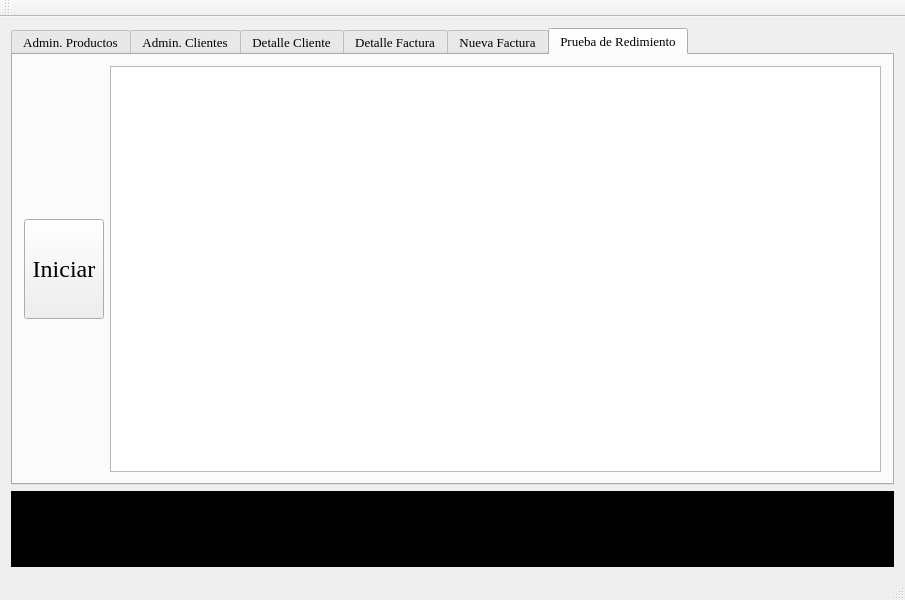
<?xml version="1.0" encoding="UTF-8"?>
<ui version="4.0">
 <class>Principal</class>
 <widget class="QMainWindow" name="Principal">
  <property name="geometry">
   <rect>
    <x>0</x>
    <y>0</y>
    <width>905</width>
    <height>600</height>
   </rect>
  </property>
  <property name="windowTitle">
   <string>Principal</string>
  </property>
  <widget class="QWidget" name="centralWidget">
   <layout class="QVBoxLayout" name="verticalLayout">
    <item>
     <widget class="QTabWidget" name="tab_main">
      <property name="font">
       <font>
        <family>Times New Roman</family>
        <pointsize>10</pointsize>
       </font>
      </property>
      <property name="currentIndex">
       <number>5</number>
      </property>
      <property name="movable">
       <bool>true</bool>
      </property>
      <widget class="QWidget" name="tab">
       <attribute name="title">
        <string>Admin. Productos</string>
       </attribute>
       <layout class="QGridLayout" name="grid_productos">
        <item row="0" column="1">
         <layout class="QFormLayout" name="layout_form_productos">
          <item row="0" column="0" colspan="2">
           <widget class="QLabel" name="label">
            <property name="font">
             <font>
              <family>Times New Roman</family>
              <pointsize>28</pointsize>
              <weight>75</weight>
              <bold>true</bold>
             </font>
            </property>
            <property name="frameShape">
             <enum>QFrame::Panel</enum>
            </property>
            <property name="frameShadow">
             <enum>QFrame::Raised</enum>
            </property>
            <property name="text">
             <string>Modulo Productos</string>
            </property>
            <property name="alignment">
             <set>Qt::AlignCenter</set>
            </property>
           </widget>
          </item>
          <item row="1" column="0" colspan="2">
           <widget class="Line" name="line_3">
            <property name="orientation">
             <enum>Qt::Horizontal</enum>
            </property>
           </widget>
          </item>
          <item row="2" column="0">
           <widget class="QLabel" name="label_2">
            <property name="font">
             <font>
              <family>Times New Roman</family>
              <pointsize>12</pointsize>
              <weight>75</weight>
              <bold>true</bold>
             </font>
            </property>
            <property name="text">
             <string>Nombre</string>
            </property>
           </widget>
          </item>
          <item row="2" column="1">
           <widget class="QLineEdit" name="line_nombre_producto"/>
          </item>
          <item row="3" column="0">
           <widget class="QLabel" name="label_3">
            <property name="font">
             <font>
              <family>Times New Roman</family>
              <pointsize>12</pointsize>
              <weight>75</weight>
              <bold>true</bold>
             </font>
            </property>
            <property name="text">
             <string>Precio</string>
            </property>
           </widget>
          </item>
          <item row="3" column="1">
           <widget class="QLineEdit" name="line_precio_producto"/>
          </item>
          <item row="4" column="0">
           <widget class="QLabel" name="label_4">
            <property name="font">
             <font>
              <family>Times New Roman</family>
              <pointsize>12</pointsize>
              <weight>75</weight>
              <bold>true</bold>
             </font>
            </property>
            <property name="text">
             <string>Descripcion</string>
            </property>
           </widget>
          </item>
          <item row="4" column="1">
           <widget class="QPlainTextEdit" name="plain_descripcion_producto"/>
          </item>
          <item row="5" column="0">
           <widget class="QLabel" name="label_5">
            <property name="font">
             <font>
              <family>Times New Roman</family>
              <pointsize>12</pointsize>
              <weight>75</weight>
              <bold>true</bold>
             </font>
            </property>
            <property name="text">
             <string>Codigo</string>
            </property>
           </widget>
          </item>
          <item row="5" column="1">
           <widget class="QLineEdit" name="line_codigo_producto"/>
          </item>
          <item row="6" column="0" colspan="2">
           <widget class="Line" name="line">
            <property name="orientation">
             <enum>Qt::Horizontal</enum>
            </property>
           </widget>
          </item>
          <item row="7" column="0">
           <widget class="QPushButton" name="boton_insertar">
            <property name="font">
             <font>
              <family>Times New Roman</family>
              <pointsize>10</pointsize>
              <weight>75</weight>
              <bold>true</bold>
             </font>
            </property>
            <property name="text">
             <string>Insertar</string>
            </property>
           </widget>
          </item>
          <item row="8" column="0">
           <widget class="QPushButton" name="boton_modificar">
            <property name="font">
             <font>
              <family>Times New Roman</family>
              <pointsize>10</pointsize>
              <weight>75</weight>
              <bold>true</bold>
             </font>
            </property>
            <property name="text">
             <string>Modificar</string>
            </property>
           </widget>
          </item>
          <item row="9" column="0">
           <widget class="QPushButton" name="boton_eliminar">
            <property name="font">
             <font>
              <family>Times New Roman</family>
              <pointsize>10</pointsize>
              <weight>75</weight>
              <bold>true</bold>
             </font>
            </property>
            <property name="text">
             <string>Eliminar</string>
            </property>
           </widget>
          </item>
          <item row="10" column="0">
           <widget class="QPushButton" name="boton_buscar">
            <property name="font">
             <font>
              <family>Times New Roman</family>
              <pointsize>10</pointsize>
              <weight>75</weight>
              <bold>true</bold>
             </font>
            </property>
            <property name="text">
             <string>Filtrar</string>
            </property>
           </widget>
          </item>
          <item row="10" column="1">
           <widget class="QLineEdit" name="line_buscar_producto"/>
          </item>
          <item row="11" column="0">
           <widget class="QPushButton" name="boton_cargar">
            <property name="font">
             <font>
              <family>Times New Roman</family>
              <pointsize>10</pointsize>
              <weight>75</weight>
              <bold>true</bold>
             </font>
            </property>
            <property name="text">
             <string>Cargar</string>
            </property>
           </widget>
          </item>
          <item row="11" column="1">
           <widget class="QLineEdit" name="line_carga_producto"/>
          </item>
          <item row="12" column="0" colspan="2">
           <widget class="QPushButton" name="boton_reporte">
            <property name="font">
             <font>
              <family>Times New Roman</family>
              <pointsize>10</pointsize>
              <weight>75</weight>
              <bold>true</bold>
             </font>
            </property>
            <property name="text">
             <string>Generar Reporte</string>
            </property>
           </widget>
          </item>
         </layout>
        </item>
        <item row="0" column="0">
         <widget class="QTableWidget" name="list_productos">
          <property name="sizePolicy">
           <sizepolicy hsizetype="Minimum" vsizetype="Expanding">
            <horstretch>0</horstretch>
            <verstretch>0</verstretch>
           </sizepolicy>
          </property>
          <property name="minimumSize">
           <size>
            <width>400</width>
            <height>0</height>
           </size>
          </property>
          <property name="maximumSize">
           <size>
            <width>16777215</width>
            <height>16777215</height>
           </size>
          </property>
          <property name="alternatingRowColors">
           <bool>true</bool>
          </property>
         </widget>
        </item>
       </layout>
      </widget>
      <widget class="QWidget" name="tab_2">
       <attribute name="title">
        <string>Admin. Clientes</string>
       </attribute>
       <layout class="QGridLayout" name="gridLayout">
        <item row="0" column="1">
         <layout class="QFormLayout" name="layout_form_clientes">
          <property name="sizeConstraint">
           <enum>QLayout::SetDefaultConstraint</enum>
          </property>
          <item row="0" column="0" colspan="2">
           <widget class="QLabel" name="label_6">
            <property name="sizePolicy">
             <sizepolicy hsizetype="Maximum" vsizetype="Preferred">
              <horstretch>0</horstretch>
              <verstretch>0</verstretch>
             </sizepolicy>
            </property>
            <property name="font">
             <font>
              <family>Times New Roman</family>
              <pointsize>28</pointsize>
             </font>
            </property>
            <property name="text">
             <string>Modulo Clientes</string>
            </property>
            <property name="alignment">
             <set>Qt::AlignCenter</set>
            </property>
           </widget>
          </item>
          <item row="2" column="1">
           <widget class="QLineEdit" name="line_nombre_cliente">
            <property name="sizePolicy">
             <sizepolicy hsizetype="Minimum" vsizetype="Fixed">
              <horstretch>0</horstretch>
              <verstretch>0</verstretch>
             </sizepolicy>
            </property>
           </widget>
          </item>
          <item row="1" column="0">
           <widget class="QLabel" name="label_8">
            <property name="sizePolicy">
             <sizepolicy hsizetype="Maximum" vsizetype="Preferred">
              <horstretch>0</horstretch>
              <verstretch>0</verstretch>
             </sizepolicy>
            </property>
            <property name="font">
             <font>
              <pointsize>12</pointsize>
              <weight>75</weight>
              <bold>true</bold>
             </font>
            </property>
            <property name="text">
             <string>NIT</string>
            </property>
           </widget>
          </item>
          <item row="1" column="1">
           <widget class="QLineEdit" name="line_nit_cliente">
            <property name="sizePolicy">
             <sizepolicy hsizetype="Minimum" vsizetype="Fixed">
              <horstretch>0</horstretch>
              <verstretch>0</verstretch>
             </sizepolicy>
            </property>
           </widget>
          </item>
          <item row="2" column="0">
           <widget class="QLabel" name="label_7">
            <property name="sizePolicy">
             <sizepolicy hsizetype="Maximum" vsizetype="Preferred">
              <horstretch>0</horstretch>
              <verstretch>0</verstretch>
             </sizepolicy>
            </property>
            <property name="font">
             <font>
              <pointsize>12</pointsize>
              <weight>75</weight>
              <bold>true</bold>
             </font>
            </property>
            <property name="text">
             <string>Nombre</string>
            </property>
           </widget>
          </item>
          <item row="3" column="0" colspan="2">
           <widget class="QPushButton" name="boton_insertar_cliente">
            <property name="text">
             <string>Insertar</string>
            </property>
           </widget>
          </item>
          <item row="4" column="0" colspan="2">
           <widget class="QPushButton" name="boton_modificar_cliente">
            <property name="text">
             <string>Modificar</string>
            </property>
           </widget>
          </item>
          <item row="5" column="0" colspan="2">
           <widget class="QPushButton" name="boton_eliminar_cliente">
            <property name="text">
             <string>Eliminar</string>
            </property>
           </widget>
          </item>
          <item row="6" column="0">
           <widget class="QPushButton" name="boton_cargar_clientes">
            <property name="text">
             <string>Cargar</string>
            </property>
           </widget>
          </item>
          <item row="6" column="1">
           <widget class="QLineEdit" name="line_carga_cliente">
            <property name="sizePolicy">
             <sizepolicy hsizetype="Minimum" vsizetype="Fixed">
              <horstretch>0</horstretch>
              <verstretch>0</verstretch>
             </sizepolicy>
            </property>
           </widget>
          </item>
          <item row="7" column="0" colspan="2">
           <widget class="QPushButton" name="boton_reporte_cliente">
            <property name="text">
             <string>Generar Reporte</string>
            </property>
           </widget>
          </item>
         </layout>
        </item>
        <item row="0" column="0">
         <widget class="QTableWidget" name="tabla_admin_clientes">
          <property name="sizePolicy">
           <sizepolicy hsizetype="MinimumExpanding" vsizetype="Expanding">
            <horstretch>0</horstretch>
            <verstretch>0</verstretch>
           </sizepolicy>
          </property>
          <property name="minimumSize">
           <size>
            <width>0</width>
            <height>0</height>
           </size>
          </property>
          <property name="maximumSize">
           <size>
            <width>1200</width>
            <height>16777215</height>
           </size>
          </property>
          <property name="alternatingRowColors">
           <bool>true</bool>
          </property>
          <property name="columnCount">
           <number>0</number>
          </property>
          <attribute name="horizontalHeaderVisible">
           <bool>false</bool>
          </attribute>
          <attribute name="verticalHeaderVisible">
           <bool>false</bool>
          </attribute>
         </widget>
        </item>
       </layout>
      </widget>
      <widget class="QWidget" name="tab_3">
       <attribute name="title">
        <string>Detalle Cliente</string>
       </attribute>
       <layout class="QGridLayout" name="gridLayout_2">
        <item row="1" column="1">
         <widget class="QTableWidget" name="tabla_facturas_cliente">
          <property name="sizePolicy">
           <sizepolicy hsizetype="MinimumExpanding" vsizetype="Expanding">
            <horstretch>0</horstretch>
            <verstretch>0</verstretch>
           </sizepolicy>
          </property>
          <property name="alternatingRowColors">
           <bool>true</bool>
          </property>
         </widget>
        </item>
        <item row="0" column="1">
         <widget class="QLabel" name="label_10">
          <property name="font">
           <font>
            <pointsize>14</pointsize>
            <weight>75</weight>
            <bold>true</bold>
           </font>
          </property>
          <property name="text">
           <string>Facturas</string>
          </property>
          <property name="alignment">
           <set>Qt::AlignCenter</set>
          </property>
         </widget>
        </item>
        <item row="0" column="0" rowspan="2">
         <layout class="QFormLayout" name="layout_form_detalle_cliente">
          <item row="0" column="0" colspan="2">
           <widget class="QLabel" name="label_9">
            <property name="sizePolicy">
             <sizepolicy hsizetype="Maximum" vsizetype="Preferred">
              <horstretch>0</horstretch>
              <verstretch>0</verstretch>
             </sizepolicy>
            </property>
            <property name="font">
             <font>
              <pointsize>14</pointsize>
              <weight>75</weight>
              <bold>true</bold>
             </font>
            </property>
            <property name="text">
             <string>Buscar Cliente</string>
            </property>
            <property name="alignment">
             <set>Qt::AlignCenter</set>
            </property>
           </widget>
          </item>
          <item row="1" column="0">
           <widget class="QPushButton" name="boton_buscar_cliente">
            <property name="sizePolicy">
             <sizepolicy hsizetype="Minimum" vsizetype="Fixed">
              <horstretch>0</horstretch>
              <verstretch>0</verstretch>
             </sizepolicy>
            </property>
            <property name="text">
             <string>Buscar</string>
            </property>
           </widget>
          </item>
          <item row="1" column="1">
           <widget class="QLineEdit" name="line_buscar_cliente">
            <property name="sizePolicy">
             <sizepolicy hsizetype="Minimum" vsizetype="Fixed">
              <horstretch>0</horstretch>
              <verstretch>0</verstretch>
             </sizepolicy>
            </property>
           </widget>
          </item>
          <item row="2" column="0" colspan="2">
           <widget class="QLabel" name="label_11">
            <property name="sizePolicy">
             <sizepolicy hsizetype="Maximum" vsizetype="Preferred">
              <horstretch>0</horstretch>
              <verstretch>0</verstretch>
             </sizepolicy>
            </property>
            <property name="font">
             <font>
              <pointsize>14</pointsize>
              <weight>75</weight>
              <bold>true</bold>
             </font>
            </property>
            <property name="text">
             <string>Información del cliente</string>
            </property>
            <property name="alignment">
             <set>Qt::AlignCenter</set>
            </property>
           </widget>
          </item>
          <item row="3" column="0">
           <widget class="QLabel" name="label_12">
            <property name="font">
             <font>
              <pointsize>12</pointsize>
              <weight>75</weight>
              <bold>true</bold>
             </font>
            </property>
            <property name="text">
             <string>Nombre</string>
            </property>
           </widget>
          </item>
          <item row="3" column="1">
           <widget class="QLineEdit" name="line_nombre_ref">
            <property name="sizePolicy">
             <sizepolicy hsizetype="Minimum" vsizetype="Fixed">
              <horstretch>0</horstretch>
              <verstretch>0</verstretch>
             </sizepolicy>
            </property>
            <property name="readOnly">
             <bool>true</bool>
            </property>
           </widget>
          </item>
          <item row="4" column="0">
           <widget class="QLabel" name="label_13">
            <property name="sizePolicy">
             <sizepolicy hsizetype="Minimum" vsizetype="Preferred">
              <horstretch>0</horstretch>
              <verstretch>0</verstretch>
             </sizepolicy>
            </property>
            <property name="font">
             <font>
              <pointsize>12</pointsize>
              <weight>75</weight>
              <bold>true</bold>
             </font>
            </property>
            <property name="text">
             <string>NIT</string>
            </property>
           </widget>
          </item>
          <item row="4" column="1">
           <widget class="QLineEdit" name="line_nit_ref">
            <property name="sizePolicy">
             <sizepolicy hsizetype="Maximum" vsizetype="Fixed">
              <horstretch>0</horstretch>
              <verstretch>0</verstretch>
             </sizepolicy>
            </property>
            <property name="readOnly">
             <bool>true</bool>
            </property>
           </widget>
          </item>
         </layout>
        </item>
       </layout>
      </widget>
      <widget class="QWidget" name="tab_4">
       <attribute name="title">
        <string>Detalle Factura</string>
       </attribute>
       <layout class="QGridLayout" name="gridLayout_3">
        <item row="0" column="1">
         <widget class="QTableWidget" name="tabla_items_factura"/>
        </item>
        <item row="0" column="0">
         <layout class="QFormLayout" name="layout_form_detalle_factura">
          <item row="0" column="0" colspan="2">
           <widget class="QLabel" name="label_14">
            <property name="font">
             <font>
              <pointsize>18</pointsize>
              <weight>75</weight>
              <bold>true</bold>
             </font>
            </property>
            <property name="text">
             <string>Detalle</string>
            </property>
            <property name="alignment">
             <set>Qt::AlignCenter</set>
            </property>
           </widget>
          </item>
          <item row="1" column="0">
           <widget class="QLabel" name="label_15">
            <property name="font">
             <font>
              <weight>75</weight>
              <bold>true</bold>
             </font>
            </property>
            <property name="text">
             <string>Serie</string>
            </property>
           </widget>
          </item>
          <item row="1" column="1">
           <widget class="QLabel" name="label_serie">
            <property name="frameShape">
             <enum>QFrame::Panel</enum>
            </property>
            <property name="frameShadow">
             <enum>QFrame::Plain</enum>
            </property>
            <property name="text">
             <string>TextLabel</string>
            </property>
           </widget>
          </item>
          <item row="2" column="0">
           <widget class="QLabel" name="label_17">
            <property name="font">
             <font>
              <weight>75</weight>
              <bold>true</bold>
             </font>
            </property>
            <property name="text">
             <string>Correlativo</string>
            </property>
           </widget>
          </item>
          <item row="2" column="1">
           <widget class="QLabel" name="label_correlativo">
            <property name="frameShape">
             <enum>QFrame::Panel</enum>
            </property>
            <property name="text">
             <string>TextLabel</string>
            </property>
           </widget>
          </item>
          <item row="3" column="0">
           <widget class="QLabel" name="label_16">
            <property name="font">
             <font>
              <weight>75</weight>
              <bold>true</bold>
             </font>
            </property>
            <property name="text">
             <string>Fecha</string>
            </property>
           </widget>
          </item>
          <item row="3" column="1">
           <widget class="QLabel" name="label_fecha">
            <property name="frameShape">
             <enum>QFrame::Panel</enum>
            </property>
            <property name="text">
             <string>TextLabel</string>
            </property>
           </widget>
          </item>
          <item row="4" column="0">
           <widget class="QLabel" name="label_18">
            <property name="font">
             <font>
              <weight>75</weight>
              <bold>true</bold>
             </font>
            </property>
            <property name="text">
             <string>NIT</string>
            </property>
           </widget>
          </item>
          <item row="4" column="1">
           <widget class="QLabel" name="label_nit">
            <property name="frameShape">
             <enum>QFrame::Panel</enum>
            </property>
            <property name="text">
             <string>TextLabel</string>
            </property>
           </widget>
          </item>
          <item row="5" column="0">
           <widget class="QLabel" name="label_19">
            <property name="font">
             <font>
              <pointsize>14</pointsize>
              <weight>75</weight>
              <bold>true</bold>
             </font>
            </property>
            <property name="text">
             <string>Total</string>
            </property>
           </widget>
          </item>
          <item row="5" column="1">
           <widget class="QLabel" name="label_total">
            <property name="font">
             <font>
              <pointsize>14</pointsize>
             </font>
            </property>
            <property name="frameShape">
             <enum>QFrame::Panel</enum>
            </property>
            <property name="text">
             <string>TextLabel</string>
            </property>
           </widget>
          </item>
          <item row="6" column="0" colspan="2">
           <widget class="QPushButton" name="boton_eliminar_factura">
            <property name="text">
             <string>Eliminar</string>
            </property>
           </widget>
          </item>
         </layout>
        </item>
       </layout>
      </widget>
      <widget class="QWidget" name="tab_5">
       <attribute name="title">
        <string>Nueva Factura</string>
       </attribute>
       <layout class="QHBoxLayout" name="horizontalLayout">
        <item>
         <layout class="QFormLayout" name="layout_form_nva_factura">
          <item row="0" column="0" colspan="2">
           <widget class="QLabel" name="label_20">
            <property name="font">
             <font>
              <pointsize>18</pointsize>
              <weight>75</weight>
              <bold>true</bold>
             </font>
            </property>
            <property name="text">
             <string>Datos</string>
            </property>
            <property name="alignment">
             <set>Qt::AlignCenter</set>
            </property>
           </widget>
          </item>
          <item row="1" column="0">
           <widget class="QLabel" name="label_21">
            <property name="font">
             <font>
              <weight>75</weight>
              <bold>true</bold>
             </font>
            </property>
            <property name="text">
             <string>NIT</string>
            </property>
           </widget>
          </item>
          <item row="1" column="1">
           <widget class="QLineEdit" name="line_nva_nit">
            <property name="sizePolicy">
             <sizepolicy hsizetype="Maximum" vsizetype="Fixed">
              <horstretch>0</horstretch>
              <verstretch>0</verstretch>
             </sizepolicy>
            </property>
           </widget>
          </item>
          <item row="2" column="0">
           <widget class="QLabel" name="label_22">
            <property name="font">
             <font>
              <weight>75</weight>
              <bold>true</bold>
             </font>
            </property>
            <property name="text">
             <string>Codigo Producto</string>
            </property>
           </widget>
          </item>
          <item row="2" column="1">
           <widget class="QLineEdit" name="line_nva_codigo">
            <property name="sizePolicy">
             <sizepolicy hsizetype="Maximum" vsizetype="Fixed">
              <horstretch>0</horstretch>
              <verstretch>0</verstretch>
             </sizepolicy>
            </property>
           </widget>
          </item>
          <item row="3" column="0">
           <widget class="QLabel" name="label_23">
            <property name="font">
             <font>
              <weight>75</weight>
              <bold>true</bold>
             </font>
            </property>
            <property name="text">
             <string>Cantidad</string>
            </property>
           </widget>
          </item>
          <item row="3" column="1">
           <widget class="QLineEdit" name="line_nva_cantidad">
            <property name="sizePolicy">
             <sizepolicy hsizetype="Maximum" vsizetype="Fixed">
              <horstretch>0</horstretch>
              <verstretch>0</verstretch>
             </sizepolicy>
            </property>
           </widget>
          </item>
          <item row="4" column="0">
           <widget class="QLabel" name="label_24">
            <property name="font">
             <font>
              <weight>75</weight>
              <bold>true</bold>
             </font>
            </property>
            <property name="text">
             <string>Descuento</string>
            </property>
           </widget>
          </item>
          <item row="4" column="1">
           <widget class="QLineEdit" name="line_nva_descuento">
            <property name="sizePolicy">
             <sizepolicy hsizetype="Maximum" vsizetype="Fixed">
              <horstretch>0</horstretch>
              <verstretch>0</verstretch>
             </sizepolicy>
            </property>
           </widget>
          </item>
          <item row="5" column="0">
           <widget class="QPushButton" name="boton_push">
            <property name="sizePolicy">
             <sizepolicy hsizetype="Minimum" vsizetype="Fixed">
              <horstretch>0</horstretch>
              <verstretch>0</verstretch>
             </sizepolicy>
            </property>
            <property name="text">
             <string>Push</string>
            </property>
           </widget>
          </item>
          <item row="5" column="1">
           <widget class="QPushButton" name="boton_pop">
            <property name="sizePolicy">
             <sizepolicy hsizetype="Maximum" vsizetype="Fixed">
              <horstretch>0</horstretch>
              <verstretch>0</verstretch>
             </sizepolicy>
            </property>
            <property name="text">
             <string>Pop</string>
            </property>
           </widget>
          </item>
          <item row="6" column="0" colspan="2">
           <widget class="Line" name="line_4">
            <property name="orientation">
             <enum>Qt::Horizontal</enum>
            </property>
           </widget>
          </item>
          <item row="7" column="1">
           <widget class="QLabel" name="label_nva_total">
            <property name="font">
             <font>
              <pointsize>14</pointsize>
              <weight>75</weight>
              <bold>true</bold>
             </font>
            </property>
            <property name="text">
             <string/>
            </property>
            <property name="alignment">
             <set>Qt::AlignCenter</set>
            </property>
           </widget>
          </item>
          <item row="8" column="0" colspan="2">
           <widget class="QPushButton" name="boton_vaciar">
            <property name="text">
             <string>Vaciar Pila</string>
            </property>
           </widget>
          </item>
          <item row="11" column="0" colspan="2">
           <widget class="QPushButton" name="boton_guardar">
            <property name="text">
             <string>Guardar Factura</string>
            </property>
           </widget>
          </item>
          <item row="7" column="0">
           <widget class="QPushButton" name="boton_total">
            <property name="font">
             <font>
              <pointsize>14</pointsize>
              <weight>75</weight>
              <bold>true</bold>
             </font>
            </property>
            <property name="text">
             <string>Total</string>
            </property>
           </widget>
          </item>
          <item row="9" column="0">
           <widget class="QLabel" name="label_25">
            <property name="font">
             <font>
              <weight>75</weight>
              <bold>true</bold>
             </font>
            </property>
            <property name="text">
             <string>Serie</string>
            </property>
           </widget>
          </item>
          <item row="9" column="1">
           <widget class="QLineEdit" name="line_nva_serie">
            <property name="sizePolicy">
             <sizepolicy hsizetype="Maximum" vsizetype="Fixed">
              <horstretch>0</horstretch>
              <verstretch>0</verstretch>
             </sizepolicy>
            </property>
           </widget>
          </item>
          <item row="10" column="0">
           <widget class="QLabel" name="label_26">
            <property name="font">
             <font>
              <weight>75</weight>
              <bold>true</bold>
             </font>
            </property>
            <property name="text">
             <string>Correlativo</string>
            </property>
           </widget>
          </item>
          <item row="10" column="1">
           <widget class="QLineEdit" name="line_nva_correlativo">
            <property name="sizePolicy">
             <sizepolicy hsizetype="Maximum" vsizetype="Fixed">
              <horstretch>0</horstretch>
              <verstretch>0</verstretch>
             </sizepolicy>
            </property>
           </widget>
          </item>
         </layout>
        </item>
        <item>
         <widget class="QTableWidget" name="tabla_nueva_factura"/>
        </item>
       </layout>
      </widget>
      <widget class="QWidget" name="tab_6">
       <attribute name="title">
        <string>Prueba de Redimiento</string>
       </attribute>
       <layout class="QHBoxLayout" name="horizontalLayout_2">
        <item>
         <widget class="QPushButton" name="pushButton">
          <property name="sizePolicy">
           <sizepolicy hsizetype="Minimum" vsizetype="Maximum">
            <horstretch>0</horstretch>
            <verstretch>0</verstretch>
           </sizepolicy>
          </property>
          <property name="maximumSize">
           <size>
            <width>16777215</width>
            <height>100</height>
           </size>
          </property>
          <property name="font">
           <font>
            <pointsize>18</pointsize>
           </font>
          </property>
          <property name="text">
           <string>Iniciar</string>
          </property>
         </widget>
        </item>
        <item>
         <widget class="QTableWidget" name="tabla_prueba_rendimiento">
          <property name="alternatingRowColors">
           <bool>true</bool>
          </property>
         </widget>
        </item>
       </layout>
      </widget>
     </widget>
    </item>
    <item>
     <widget class="QPlainTextEdit" name="plain_log">
      <property name="sizePolicy">
       <sizepolicy hsizetype="Expanding" vsizetype="Maximum">
        <horstretch>0</horstretch>
        <verstretch>0</verstretch>
       </sizepolicy>
      </property>
      <property name="maximumSize">
       <size>
        <width>16777215</width>
        <height>300</height>
       </size>
      </property>
      <property name="font">
       <font>
        <family>Times New Roman</family>
        <pointsize>12</pointsize>
       </font>
      </property>
      <property name="styleSheet">
       <string notr="true">background:black;
color:green;
</string>
      </property>
     </widget>
    </item>
   </layout>
  </widget>
  <widget class="QMenuBar" name="menuBar">
   <property name="geometry">
    <rect>
     <x>0</x>
     <y>0</y>
     <width>905</width>
     <height>21</height>
    </rect>
   </property>
  </widget>
  <widget class="QToolBar" name="mainToolBar">
   <attribute name="toolBarArea">
    <enum>TopToolBarArea</enum>
   </attribute>
   <attribute name="toolBarBreak">
    <bool>false</bool>
   </attribute>
  </widget>
  <widget class="QStatusBar" name="statusBar"/>
 </widget>
 <layoutdefault spacing="6" margin="11"/>
 <resources/>
 <connections/>
</ui>
